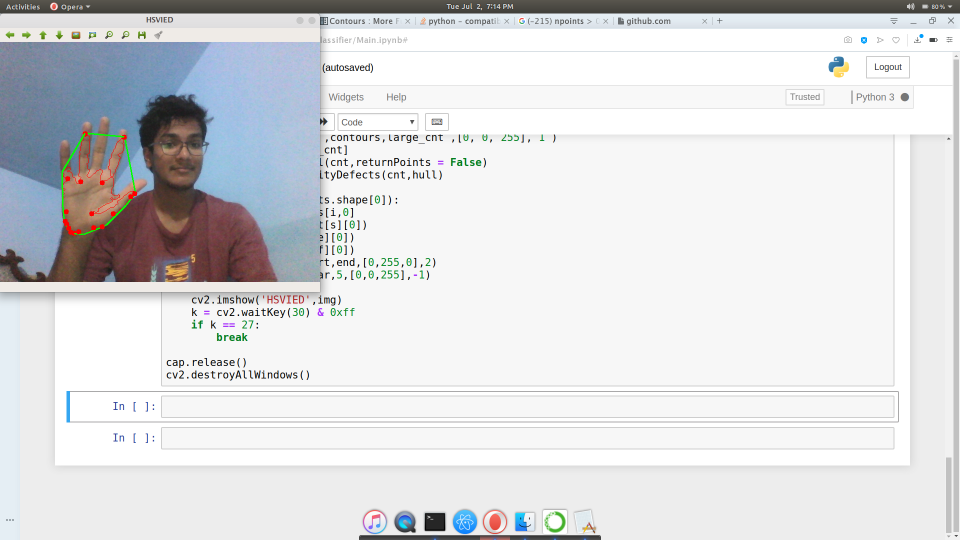
#> input picture hand.png, 1920 x 1080 px, given in place of the camera (shown at 1/2 size)
$ jupyter execute Main.ipynb   (older library calls are emulated)
#> lines starting #> are read from the running program, lines starting #| are printed output that depends on the picture; after the words box and inside, x2 and y2 are one past the last pixel; in counts of white or black regions, pixels touching at a corner belong together
[cell 1]
import numpy as np
import cv2


def nothing(x):
    pass


cap = cv2.VideoCapture(0)
minH = 130
maxH = 160
minS = 10
maxS = 40
minV = 75
maxV = 130

cv2.namedWindow('HSVIED')

# create trackbars for color change
cv2.createTrackbar('MIN H','HSVIED',0,180,nothing)
cv2.createTrackbar('MAX H','HSVIED',0,180,nothing)
cv2.createTrackbar('MIN S','HSVIED',0,255,nothing)
cv2.createTrackbar('MAX S','HSVIED',0,255,nothing)
cv2.createTrackbar('MIN V','HSVIED',0,255,nothing)
cv2.createTrackbar('MAX V','HSVIED',0,255,nothing)
while 1:

    minH = cv2.getTrackbarPos('MIN H','HSVIED')
    maxH = cv2.getTrackbarPos('MAX H','HSVIED')
    minS = cv2.getTrackbarPos('MIN S','HSVIED')
    maxS = cv2.getTrackbarPos('MAX S','HSVIED')
    minV = cv2.getTrackbarPos('MIN V','HSVIED')
    maxV = cv2.getTrackbarPos('MAX V','HSVIED')

    low = np.array([minH,minS,minV])
    high = np.array([maxH,maxS,maxV])
    print(low)
    print(high)
    ret, img = cap.read()
#> img is the input picture: shape (1080, 1920, 3); mean B, G, R 222.8, 220.8, 219.8
    hsv = cv2.cvtColor(img, cv2.COLOR_BGR2HSV)
#> hsv: shape (1080, 1920, 3); mean H, S, V 20.5, 15.4, 226.2
    hsv = cv2.inRange(hsv,low,high)
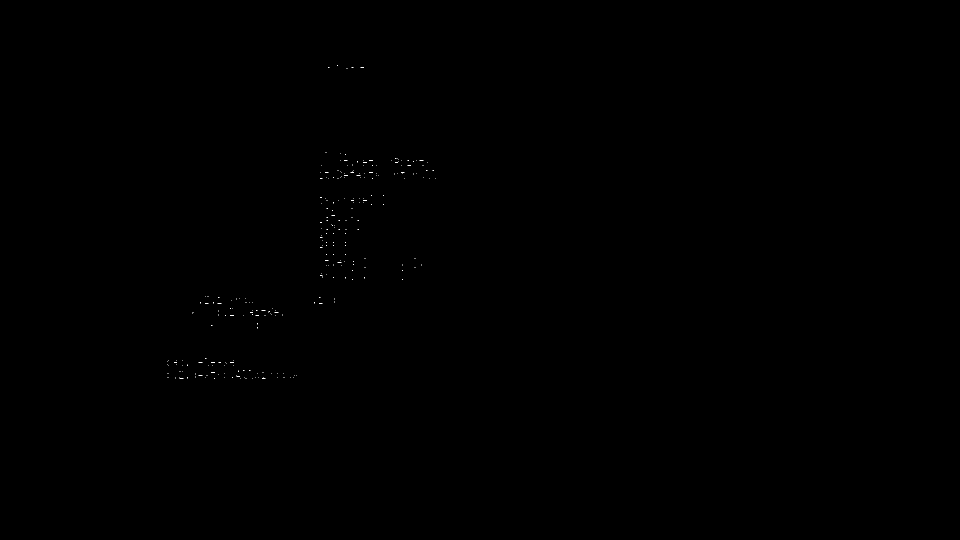
#> hsv: shape (1080, 1920) (shown at 1/2 size); 0.03% white in thin lines or dots, all inside (x1, y1, x2, y2) = (335, 131, 872, 757)
    cv2.imshow('HSVIED',hsv)
    k = cv2.waitKey(30) & 0xff
#> (key Esc is pressed here)
    if k == 27:
        break

cap.release()
cv2.destroyAllWindows()

[cell 2]
import numpy as np
import cv2


def nothing(x):
    pass


cap = cv2.VideoCapture(0)
minH =10
maxH = 50
minS = 77
maxS = 212
minV = 115
maxV = 189

while 1:


    low = np.array([minH,minS,minV])
    high = np.array([maxH,maxS,maxV])

    ret, img = cap.read()
    hsv = cv2.cvtColor(img, cv2.COLOR_BGR2HSV)
    hsv = cv2.inRange(hsv,low,high)
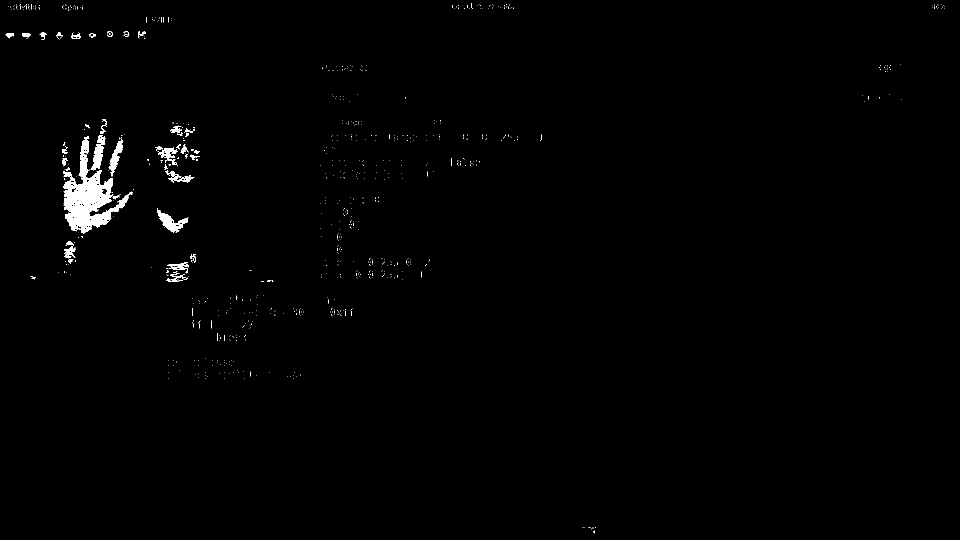
#> hsv: shape (1080, 1920) (shown at 1/2 size); 0.84% white; 789 white regions (742 under 20 px), largest, box (x1, y1, x2, y2) and area: (126, 272, 265, 468) 9175, (314, 416, 377, 465) 1058, (182, 271, 212, 340) 970
    hsv = cv2.medianBlur(hsv,5)
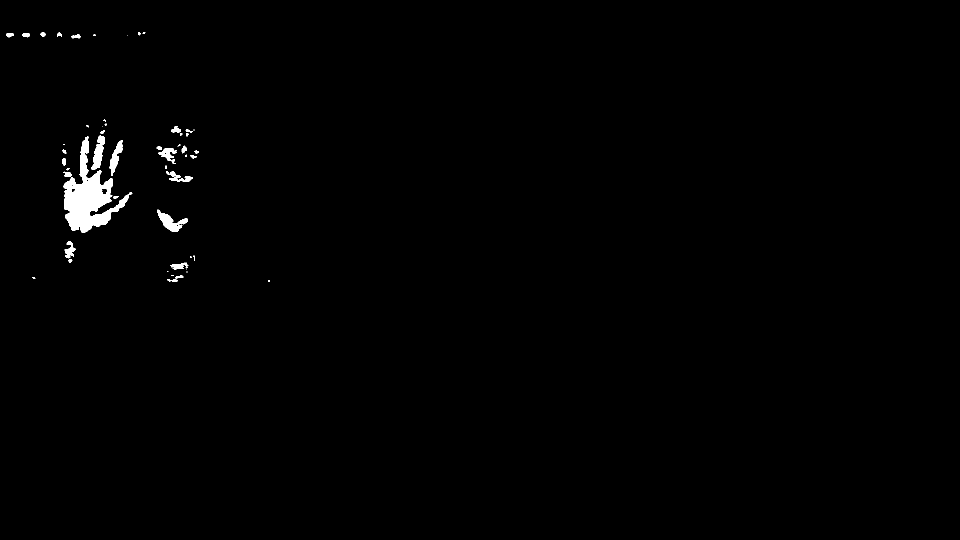
#> hsv: shape (1080, 1920) (shown at 1/2 size); 0.76% white; 54 white regions (23 under 20 px), largest, box (x1, y1, x2, y2) and area: (127, 273, 265, 466) 9585, (314, 419, 376, 464) 1084, (182, 271, 210, 340) 981
    kernel=cv2.getStructuringElement(cv2.MORPH_ELLIPSE,(5,5))
    dilation = cv2.dilate(hsv,kernel,iterations = 1)
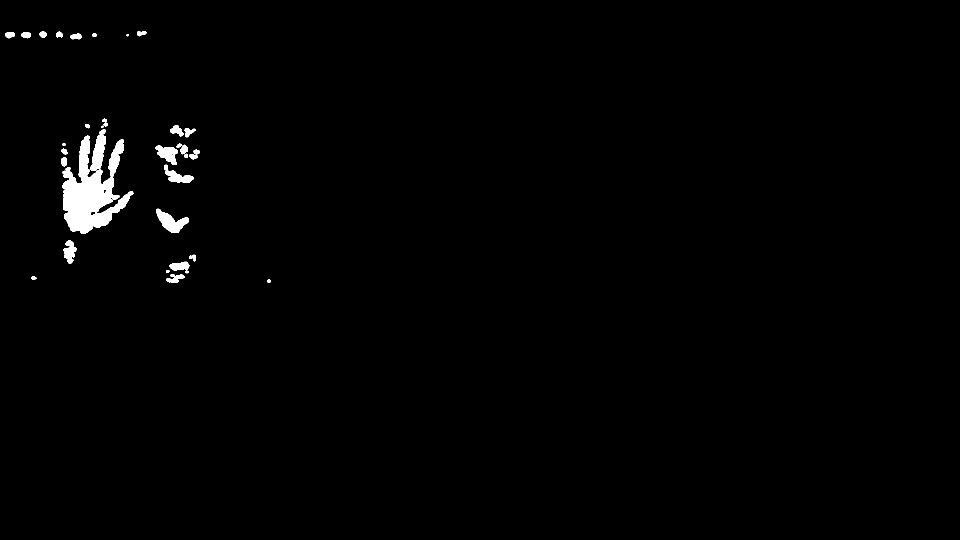
#> dilation: shape (1080, 1920) (shown at 1/2 size); 1.1% white; 33 white regions (2 under 20 px)
    image, contours, hierarchy = cv2.findContours(dilation,cv2.RETR_EXTERNAL,cv2.CHAIN_APPROX_SIMPLE)
#> contours = 33 contours, 3 with area under 20; largest, box (x1, y1, x2, y2) and area: (125, 271, 267, 468) 12562, (312, 417, 378, 466) 1406, (180, 258, 212, 342) 1378, (311, 291, 356, 330) 904, (328, 329, 388, 366) 814
    large_cnt= 0
    for i in range(len(contours)):
        if cv2.contourArea(contours[i]) > cv2.contourArea(contours[large_cnt]):
            large_cnt = i
#> this loop made 33 passes
#> after the loop, large_cnt = 18

    cv2.drawContours(img ,contours,large_cnt ,[0, 0, 255], 1 )
#> img: shape (1080, 1920, 3); 0.01% of pixels changed, all inside (x1, y1, x2, y2) = (125, 272, 266, 468)
    cnt = contours[large_cnt]
#> cnt = contour of 554 points, box (x1, y1, x2, y2) (125, 271, 267, 468), area 12562
    hull = cv2.convexHull(cnt,returnPoints = False)
#> hull = 21 values, max 553 at index 0, min 0 at index 20, mean 195.2
    defects = cv2.convexityDefects(cnt,hull)
#> defects = 17 rows, first 6: [0, 6, 1, 114], [6, 10, 7, 568], [10, 87, 35, 11320], [87, 112, 98, 3840], [112, 132, 115, 1256], [132, 148, 139, 2657]

    for i in range(defects.shape[0]):
        s,e,f,d = defects[i,0]
        start = tuple(cnt[s][0])
        end = tuple(cnt[e][0])
        far = tuple(cnt[f][0])
        cv2.line(img,start,end,[0,255,0],2)
        cv2.circle(img,far,5,[0,0,255],-1)
#> this loop made 17 passes
#> (s, e, f, d, start, end, far) on passes 1 to 12: (0, 6, 1, 114, (174, 271), (168, 274), (173, 272)), (6, 10, 7, 568, (168, 274), (162, 283), (168, 278)), (10, 87, 35, 11320, (162, 283), (125, 343), (164, 364)), (87, 112, 98, 3840, (125, 343), (125, 375), (140, 355)), (112, 132, 115, 1256, (125, 375), (126, 418), (130, 379)), (132, 148, 139, 2657, (126, 418), (128, 436), (137, 423)), (148, 164, 151, 638, (128, 436), (141, 460), (133, 440)), (165, 167, 166, 114, (142, 461), (144, 462), (143, 461)), (167, 169, 168, 162, (144, 462), (147, 463), (146, 462)), (169, 183, 176, 1393, (147, 463), (164, 467), (158, 460)), (184, 207, 197, 2164, (169, 467), (211, 450), (186, 451)), (207, 209, 208, 114, (211, 450), (213, 449), (212, 449))
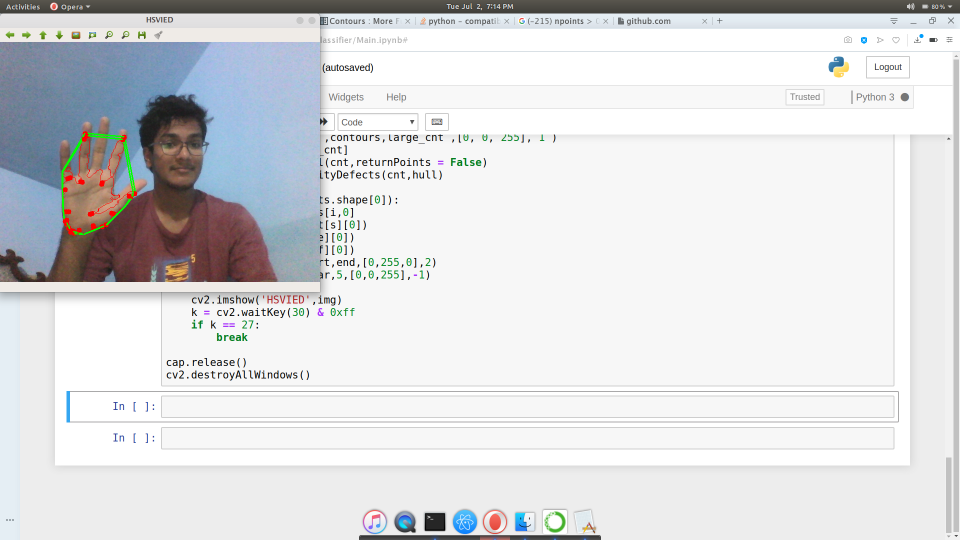
#> img: shape (1080, 1920, 3) (shown at 1/2 size); mean B, G, R 222.7, 220.8, 219.7

    cv2.imshow('HSVIED',img)
    k = cv2.waitKey(30) & 0xff
#> (key Esc is pressed here)
    if k == 27:
        break

cap.release()
cv2.destroyAllWindows()
